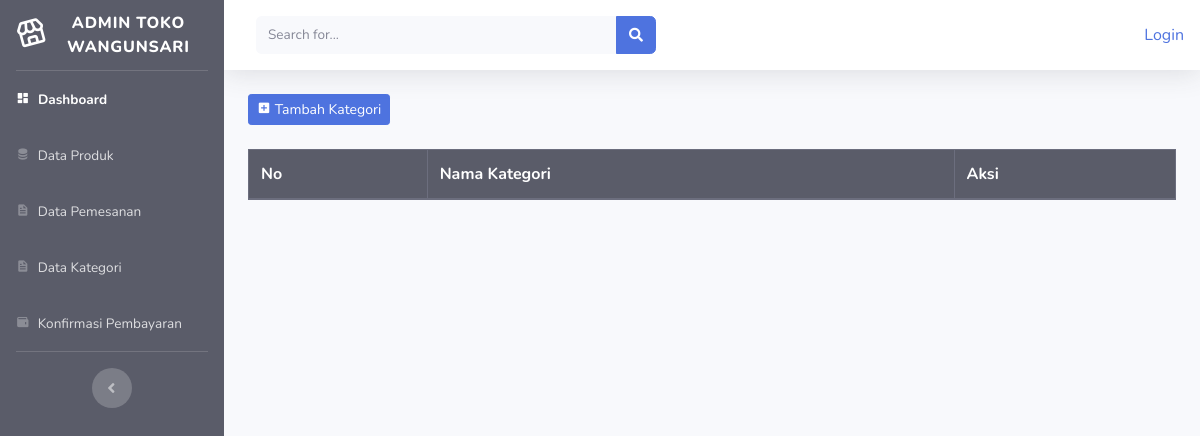
Before: /index.php/admin/data_kategori with the older database file.
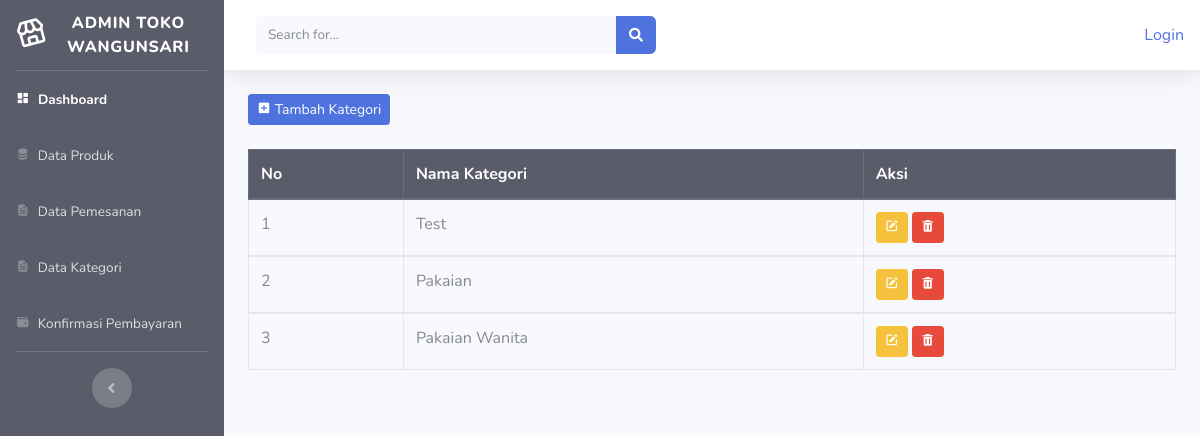
After: the same page with the newer database file.
### tables this page shows
CREATE TABLE `tb_kategori` (
  `kategori_id` int(11) NOT NULL,
  `nama_kategori` varchar(50) NOT NULL
);

### application/controllers/admin/data_kategori.php (called while the page is built, shortened)
<?php
class Data_kategori extends CI_Controller
{
    public function index()
    {
        $data['kategori'] = $this->model_categori->tampil_data()->result();
        $this->load->view('admin/template_admin/header');
        $this->load->view('admin/template_admin/sidebar');
        $this->load->view('admin/data_kategori', $data);
        $this->load->view('admin/template_admin/footer');
    }
}

### index.php (called while the page is built, shortened)
<?php
require_once BASEPATH.'core/CodeIgniter.php';

### application/models/model_categori.php (called while the page is built, shortened)
<?php
class Model_categori extends CI_Model
{
    public function tampil_data()
    {
        return $this->db->get('tb_kategori');
    }
}

### application/views/admin/data_kategori.php (the view, shortened to what this page needs)
<div class="container-fluid">
    <button class="btn btn-sm btn-primary mb-4" data-toggle="modal" data-target="#tambah_kategori"><i class='bx bxs-plus-square'></i> Tambah Kategori</button>
    <table class="table table-bordered">
        <thead class="thead-dark">
            <tr>
                <th>No</th>
                <th>Nama Kategori</th>
                <th>Aksi</th>
            </tr>
        </thead>
        <?php $no = 1;
        foreach ($kategori as $ktr) : ?>
            <tbody>
                <tr>
                    <td><?= $no++ ?></td>
                    <td><?= $ktr->nama_kategori ?></td>
                    <td>
                        <?= anchor('admin/data_kategori/edit_kategori/' . $ktr->kategori_id, '<div class="btn btn-warning btn-sm"><i class="bx bxs-edit" ></i>
                    </div>') ?>
                        <?= anchor('admin/data_kategori/delete_kategori/' . $ktr->kategori_id, '<div class="btn btn-danger btn-sm"><i class="bx bxs-trash"></i>
                    </div>') ?>
                    </td>
                </tr>
            </tbody>
        <?php endforeach; ?>
    </table>
</div>

Changed rows visible on the page:
added tb_kategori: nama_kategori "Test"
added tb_kategori: nama_kategori "Pakaian"
added tb_kategori: nama_kategori "Pakaian Wanita"
